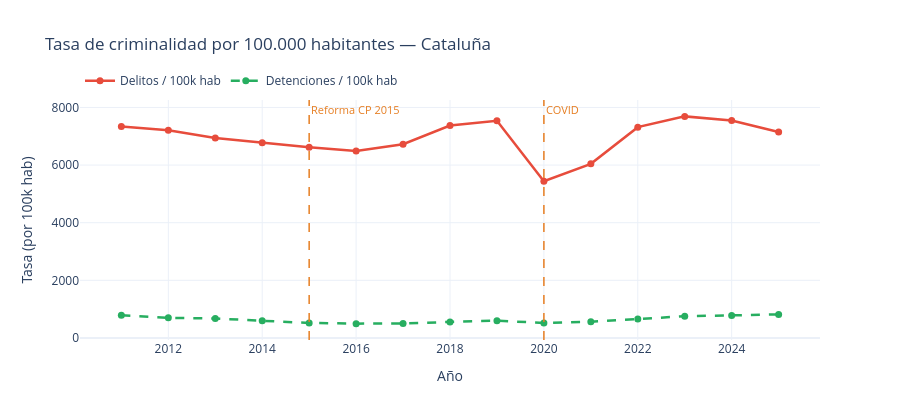

The code cell stored with this chart in its notebook:
### Code cell
# Tasa per capita (delitos por 100.000 habitantes)
pob_cat = ctx_poblacion[
    (ctx_poblacion['nivel_territorial'] == 'ccaa') &
    (ctx_poblacion['sexe'] == 'Total')
][['anyo','valor']].rename(columns={'valor':'poblacion'})

tasas = mossos_an[['anyo','coneguts','detencions']].merge(pob_cat, on='anyo', how='inner')
tasas['tasa_delitos_100k']    = (tasas['coneguts']   / tasas['poblacion'] * 100_000).round(1)
tasas['tasa_detencions_100k'] = (tasas['detencions'] / tasas['poblacion'] * 100_000).round(1)

fig = go.Figure()
fig.add_trace(go.Scatter(
    x=tasas['anyo'], y=tasas['tasa_delitos_100k'],
    name='Delitos / 100k hab', mode='lines+markers',
    line=dict(color='#e74c3c', width=2.5), marker=dict(size=7)
))
fig.add_trace(go.Scatter(
    x=tasas['anyo'], y=tasas['tasa_detencions_100k'],
    name='Detenciones / 100k hab', mode='lines+markers',
    line=dict(color='#27ae60', width=2.5, dash='dash'), marker=dict(size=7)
))
fig.update_layout(
    title='Tasa de criminalidad por 100.000 habitantes — Cataluña',
    xaxis_title='Año', yaxis_title='Tasa (por 100k hab)',
    template='plotly_white', hovermode='x unified',
    legend=dict(orientation='h', yanchor='bottom', y=1.02), height=420
)
fig.add_vline(x=2015, line_width=1.5, line_dash='dash', line_color='#e67e22',
              annotation_text='Reforma CP 2015', annotation_position='top right',
              annotation_font_size=11, annotation_font_color='#e67e22')
fig.add_vline(x=2020, line_width=1.5, line_dash='dash', line_color='#e67e22',
              annotation_text='COVID', annotation_position='top right',
              annotation_font_size=11, annotation_font_color='#e67e22')
fig.show()

### Figure 1 — Plotly figure (JSON) as saved in the notebook; plotly's stock layout.template omitted (floating-point values rounded to 4 significant figures)
{"data": [{"line": {"color": "#e74c3c", "width": 2.5}, "marker": {"size": 7}, "mode": "lines+markers", "name": "Delitos / 100k hab", "type": "scatter", "x": [2011, 2012, 2013, 2014, 2015, 2016, 2017, 2018, 2019, 2020, 2021, 2022, 2023, 2024, 2025], "y": [7342.0, 7212.0, 6942.0, 6774.0, 6620.0, 6485.0, 6723.0, 7372.0, 7540.0, 5441.0, 6042.0, 7316.0, 7690.0, 7546.0, 7148.0]}, {"line": {"color": "#27ae60", "dash": "dash", "width": 2.5}, "marker": {"size": 7}, "mode": "lines+markers", "name": "Detenciones / 100k hab", "type": "scatter", "x": [2011, 2012, 2013, 2014, 2015, 2016, 2017, 2018, 2019, 2020, 2021, 2022, 2023, 2024, 2025], "y": [789.1, 698.3, 673.9, 598.3, 521.1, 497.3, 501.1, 556.1, 599.5, 519.6, 562.6, 657.3, 754.0, 782.6, 817.4]}], "layout": {"annotations": [{"font": {"color": "#e67e22", "size": 11}, "showarrow": false, "text": "Reforma CP 2015", "x": 2015, "xanchor": "left", "xref": "x", "y": 1, "yanchor": "top", "yref": "y domain"}, {"font": {"color": "#e67e22", "size": 11}, "showarrow": false, "text": "COVID", "x": 2020, "xanchor": "left", "xref": "x", "y": 1, "yanchor": "top", "yref": "y domain"}], "height": 420, "hovermode": "x unified", "legend": {"orientation": "h", "y": 1.02, "yanchor": "bottom"}, "shapes": [{"line": {"color": "#e67e22", "dash": "dash", "width": 1.5}, "type": "line", "x0": 2015, "x1": 2015, "xref": "x", "y0": 0, "y1": 1, "yref": "y domain"}, {"line": {"color": "#e67e22", "dash": "dash", "width": 1.5}, "type": "line", "x0": 2020, "x1": 2020, "xref": "x", "y0": 0, "y1": 1, "yref": "y domain"}], "title": {"text": "Tasa de criminalidad por 100.000 habitantes — Cataluña"}, "xaxis": {"title": {"text": "Año"}}, "yaxis": {"title": {"text": "Tasa (por 100k hab)"}}}}
